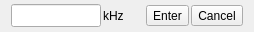
<?xml version="1.0" encoding="UTF-8"?>
<ui version="4.0">
 <class>DirectInput</class>
 <widget class="QWidget" name="DirectInput">
  <property name="geometry">
   <rect>
    <x>0</x>
    <y>0</y>
    <width>254</width>
    <height>32</height>
   </rect>
  </property>
  <property name="windowTitle">
   <string>Form</string>
  </property>
  <layout class="QHBoxLayout" name="horizontalLayout">
   <property name="spacing">
    <number>2</number>
   </property>
   <property name="topMargin">
    <number>4</number>
   </property>
   <property name="bottomMargin">
    <number>4</number>
   </property>
   <item>
    <widget class="QLineEdit" name="directEntry">
     <property name="sizePolicy">
      <sizepolicy hsizetype="Fixed" vsizetype="Fixed">
       <horstretch>0</horstretch>
       <verstretch>0</verstretch>
      </sizepolicy>
     </property>
     <property name="maximumSize">
      <size>
       <width>90</width>
       <height>16777215</height>
      </size>
     </property>
     <property name="font">
      <font>
       <pointsize>10</pointsize>
      </font>
     </property>
     <property name="text">
      <string/>
     </property>
     <property name="alignment">
      <set>Qt::AlignRight|Qt::AlignTrailing|Qt::AlignVCenter</set>
     </property>
    </widget>
   </item>
   <item>
    <widget class="QLabel" name="label_4">
     <property name="font">
      <font>
       <pointsize>9</pointsize>
      </font>
     </property>
     <property name="text">
      <string>kHz</string>
     </property>
    </widget>
   </item>
   <item>
    <widget class="QToolButton" name="enterButton">
     <property name="text">
      <string>Enter</string>
     </property>
    </widget>
   </item>
   <item>
    <widget class="QToolButton" name="cancelButton">
     <property name="text">
      <string>Cancel</string>
     </property>
    </widget>
   </item>
  </layout>
 </widget>
 <resources/>
 <connections/>
</ui>
